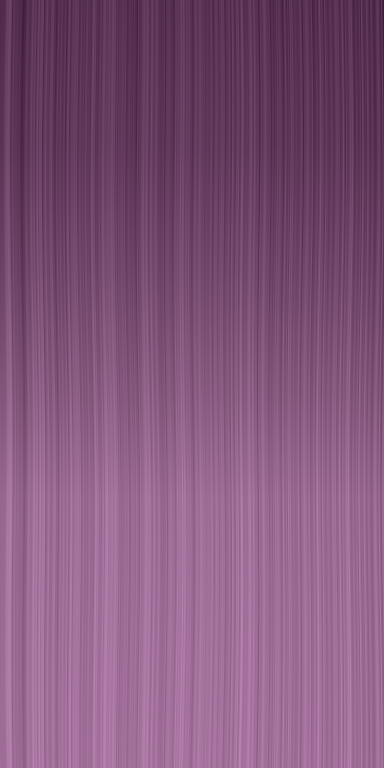
#> input picture scripts/female-default-hair-v3/fringe-pigment.png, 384 x 768 px, given in place of original-front.png, which was not available
$ python make_sheets.py ../female-default-hair-v3 ../female-default-hair-v3 ../female-default-hair-v3
#> lines starting #> are read from the running program, lines starting #| are printed output that depends on the picture
"""Contact sheets from actual renders only. Never generates/repaints target art."""
import sys
from pathlib import Path
from PIL import Image, ImageDraw, ImageFont
root=Path(sys.argv[1]); reference=Path(sys.argv[2]); out=Path(sys.argv[3]);out.mkdir(parents=True,exist_ok=True)
font=ImageFont.truetype('/usr/share/fonts/truetype/dejavu/DejaVuSans.ttf',20)
small=ImageFont.truetype('/usr/share/fonts/truetype/dejavu/DejaVuSans.ttf',14)
sheet=Image.new('RGB',(1360,480),(29,27,34));d=ImageDraw.Draw(sheet)
#> after `sheet = Image.new('RGB', (1360, 480), (29, 27, 34))`:
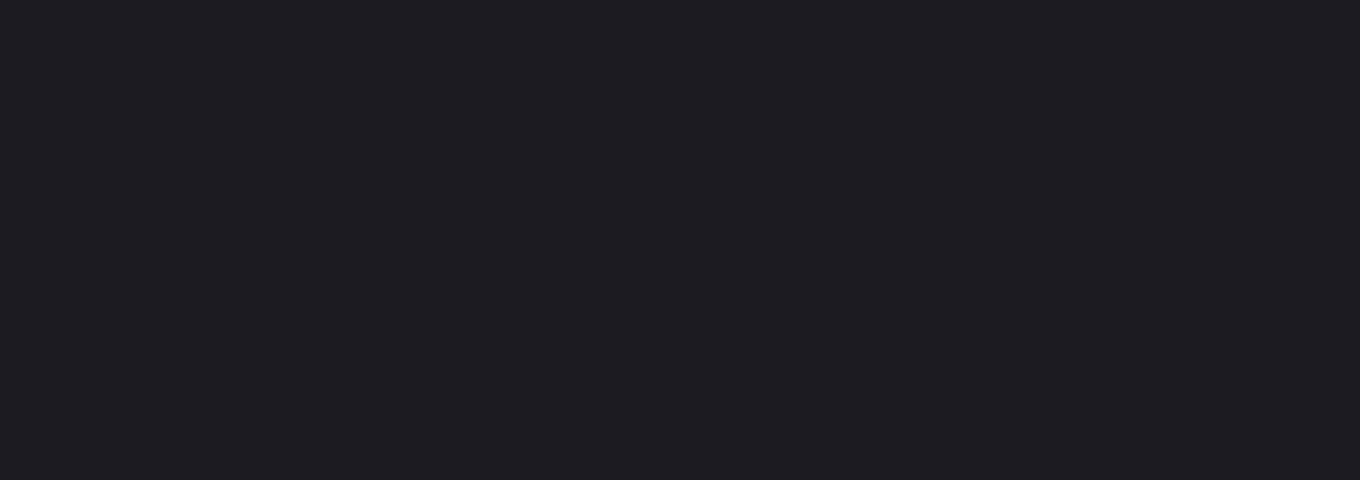
#> sheet: PIL image 1360x480 RGB; mean R, G, B 29, 27, 34
for i,(name,title) in enumerate([('original','GLB gốc'),('v1','V1 · owner đã từ chối'),('v2','V2 · native M01')]):
    im=Image.open(root/f'comparison/{name}-front.png').convert('RGB').resize((340,380))
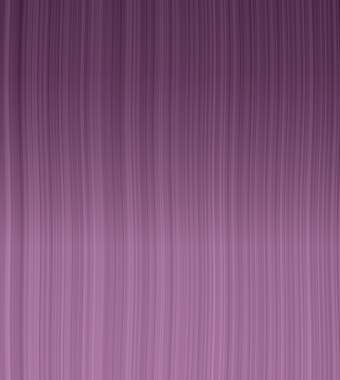
#> im: PIL image 340x380 RGB; mean R, G, B 130.4, 85.3, 123.7
    sheet.paste(im,(i*340,46));d.text((i*340+12,12),title,font=font,fill='white')
#> after `sheet.paste(im, (i * 340, 46))`:
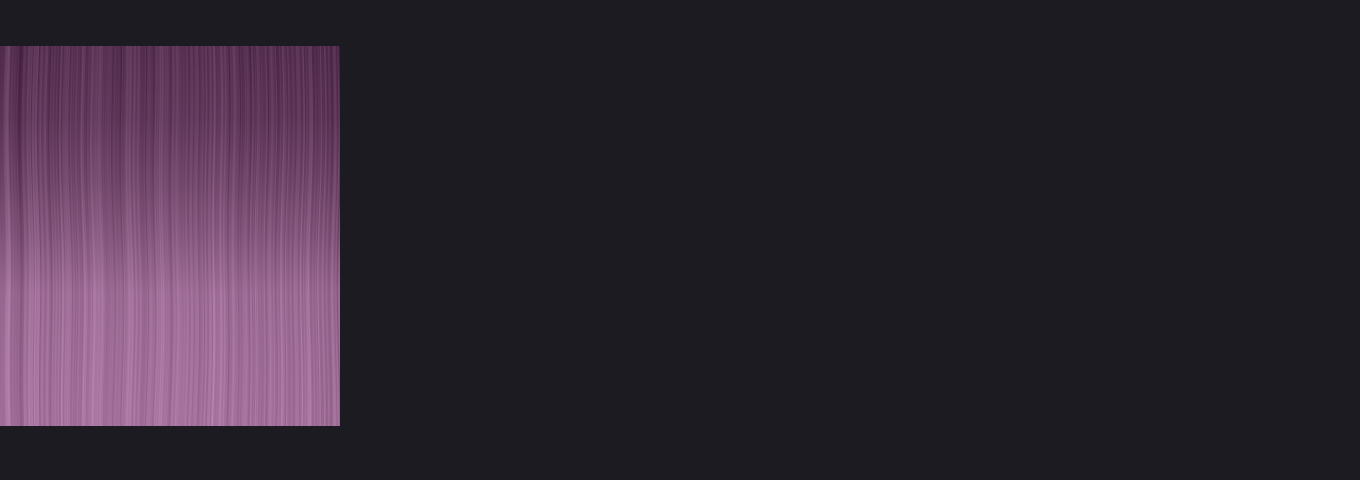
#> sheet: PIL image 1360x480 RGB; mean R, G, B 49.1, 38.5, 51.8
#> (the run stopped early here; a loop or call above may not have finished)
